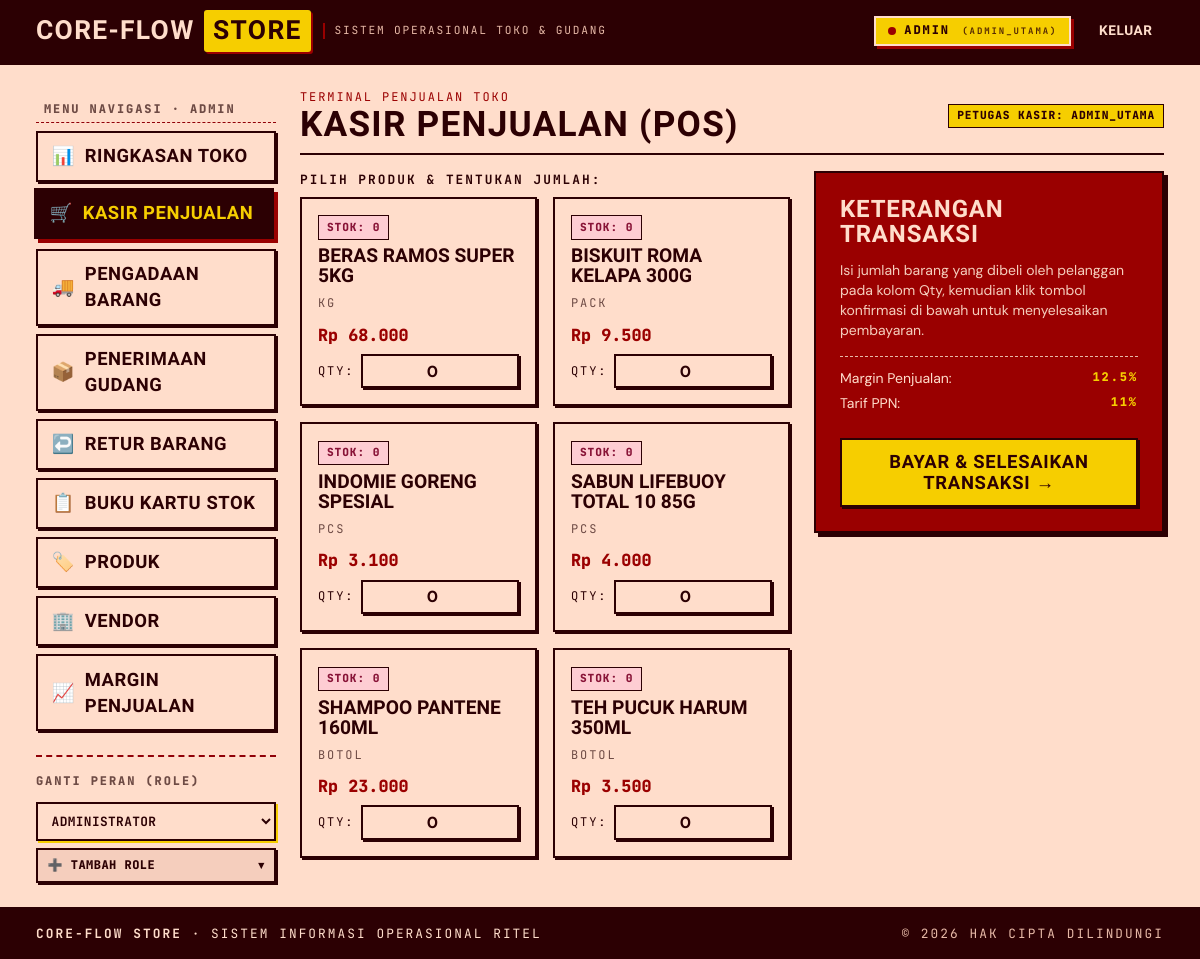
Page /pos.php on the committed database.
### tables this page shows
CREATE TABLE IF NOT EXISTS barang (
    idbarang INT AUTO_INCREMENT PRIMARY KEY,
    jenis CHAR(1) NOT NULL,
    nama VARCHAR(45) NOT NULL,
    idsatuan INT NOT NULL,
    status TINYINT DEFAULT 1,
    harga INT NOT NULL,
    CONSTRAINT fk_barang_satuan FOREIGN KEY (idsatuan) REFERENCES satuan (idsatuan)
);

CREATE TABLE IF NOT EXISTS satuan (
    idsatuan INT AUTO_INCREMENT PRIMARY KEY,
    nama_satuan VARCHAR(45) NOT NULL,
    status TINYINT DEFAULT 1
);

CREATE TABLE IF NOT EXISTS margin_penjualan (
    idmargin_penjualan INT AUTO_INCREMENT PRIMARY KEY,
    created_at TIMESTAMP DEFAULT CURRENT_TIMESTAMP,
    persen DOUBLE NOT NULL,
    status TINYINT DEFAULT 1,
    iduser INT NOT NULL,
    updated_at TIMESTAMP DEFAULT CURRENT_TIMESTAMP ON UPDATE CURRENT_TIMESTAMP,
    CONSTRAINT fk_margin_user FOREIGN KEY (iduser) REFERENCES user (iduser)
);

### config/database.php (called while the page is built, shortened)
<?php
function formatRupiah($val) {
    return 'Rp ' . number_format($val ?? 0, 0, ',', '.');
}
function getActiveMargin($pdo) {
    $stmt = $pdo->query("SELECT persen FROM margin_penjualan WHERE status = 1 ORDER BY updated_at DESC LIMIT 1");
    $res = $stmt->fetchColumn();
    return ($res !== false) ? (float)$res : 12.5;
}

### pos.php (the view, shortened to what this page needs)
<?php
require_once __DIR__ . '/config/database.php';
include __DIR__ . '/includes/header.php';
include __DIR__ . '/includes/sidebar.php';
$barangList = $pdo->query("
    SELECT b.*, s.nama_satuan,
           fn_cek_stok(b.idbarang) AS cur_stock
    FROM barang b
    LEFT JOIN satuan s ON b.idsatuan = s.idsatuan
    ORDER BY b.nama ASC
")->fetchAll();
$activeMargin = getActiveMargin($pdo);
?>
<div class="c-card-header" style="margin-bottom: var(--space-md);">
  <div>
    <div class="mono" style="color: var(--color-accent-2); font-size: 0.75rem;">TERMINAL PENJUALAN TOKO</div>
    <h1 class="dsp" style="font-size: 2.2rem; margin: 0;">KASIR PENJUALAN (POS)</h1>
  </div>
  <span class="mono badge badge-active">Petugas Kasir: <?= htmlspecialchars($currentUser['username']) ?></span>
</div>
<form method="POST" action="pos.php">
  <div class="pos-container">
    <div>
      <div class="mono" style="margin-bottom:var(--space-xs); font-weight:700; font-size:0.8rem;">
        PILIH PRODUK &amp; TENTUKAN JUMLAH:
      </div>
      <div class="product-grid">
        <?php foreach ($barangList as $b): ?>
          <div class="product-card">
            <div>
              <span class="mono badge <?= $b['cur_stock'] > 20 ? 'badge-inflow' : 'badge-outflow' ?>">
                Stok: <?= $b['cur_stock'] ?>
              </span>
              <h3 class="product-card__name" style="margin-top:0.4rem; font-size:1.2rem;"><?= htmlspecialchars($b['nama']) ?></h3>
              <span class="mono" style="color:var(--color-muted); font-size:0.75rem;"><?= htmlspecialchars($b['nama_satuan'] ?? '-') ?></span>
            </div>
            <div style="margin-top:0.6rem;">
              <div class="product-card__price"><?= formatRupiah($b['harga']) ?></div>
              <div style="display:flex; align-items:center; gap:0.4rem; margin-top:0.4rem;">
                <label class="mono" style="font-size:0.75rem;">Qty:</label>
                <input type="number" name="items[<?= $b['idbarang'] ?>]" value="0" min="0" max="<?= max(0, $b['cur_stock']) ?>" class="form-control" style="padding:0.3rem; text-align:center; font-weight:800;" <?= $b['cur_stock'] <= 0 ? 'disabled' : '' ?>>
              </div>
            </div>
          </div>
        <?php endforeach; ?>
      </div>
    </div>
    <div>
      <div class="c-card c-card--oxblood" style="padding: var(--space-lg);">
        <h3 class="dsp" style="font-size:1.5rem; margin:0 0 var(--space-sm); color:var(--color-paper);">
          KETERANGAN TRANSAKSI
        </h3>
        <p style="font-size:var(--text-sm); margin-bottom:var(--space-md); color:var(--color-paper-2);">
          Isi jumlah barang yang dibeli oleh pelanggan pada kolom Qty, kemudian klik tombol konfirmasi di bawah untuk menyelesaikan pembayaran.
        </p>
        <div style="border-top:1px dashed var(--color-paper-3); padding-top:var(--space-sm); font-size:var(--text-sm);">
          <div style="display:flex; justify-content:space-between; margin-bottom:0.3rem;">
            <span>Margin Penjualan:</span>
            <span class="mono" style="color:var(--color-accent); font-weight:800;"><?= $activeMargin ?>%</span>
          </div>
          <div style="display:flex; justify-content:space-between;">
            <span>Tarif PPN:</span>
            <span class="mono" style="color:var(--color-accent); font-weight:800;">11%</span>
          </div>
        </div>
        <button type="submit" class="btn btn-primary" style="width:100%; margin-top:var(--space-lg); font-size:1.15rem; padding:0.7rem;">
          Bayar &amp; Selesaikan Transaksi &rarr;
        </button>
      </div>
    </div>
  </div>
</form>
<?php include __DIR__ . '/includes/footer.php'; ?>

### tokens.css (style rules this page uses)
:root { color-scheme: light; --font-display: "Big Shoulders Display", "Anton", "Arial Black", ui-sans-serif, sans-serif; --font-body: "DM Sans", system-ui, -apple-system, sans-serif; --font-label: "JetBrains Mono", ui-monospace, monospace; --text-xs: 0.75rem; --text-sm: 0.875rem; --text-base: 1rem; --text-md: 1.125rem; --text-lg: 1.375rem; --text-xl: 1.875rem; --text-2xl: 2.5rem; --text-3xl: 3.5rem; --text-marquee: clamp(3.5rem, 9vw + 1rem, 8.5rem); --text-display: clamp(2.5rem, 6vw + 0.5rem, 5rem); --text-display-s: clamp(1.75rem, 3.5vw + 0.5rem, 3rem); --display-weight: 800; --display-width: 110; --display-style: normal; --lh-tight: 0.88; --lh-snug: 1.05; --lh-normal: 1.42; --lh-relaxed: 1.58; --tracking-display: 0.035em; --tracking-tight: -0.01em; --tracking-normal: 0; --tracking-label: 0.16em; --color-paper: oklch(92% 0.045 50); --color-paper-2: oklch(88% 0.050 45); --color-paper-3: oklch(82% 0.060 40); --color-rule: oklch(40% 0.18 25); --color-rule-2: oklch(18% 0.08 20); --color-muted: oklch(45% 0.05 30); --color-neutral: oklch(35% 0.06 25); --color-ink-2: oklch(28% 0.060 25); --color-ink: oklch(18% 0.080 20); --color-accent: oklch(86% 0.18 95); --color-accent-2: oklch(40% 0.21 25); --color-accent-ink: oklch(18% 0.080 20); --color-success: oklch(65% 0.18 145); --color-warning: oklch(75% 0.18 75); --color-danger: oklch(45% 0.22 28); --color-focus: oklch(40% 0.21 25); --space-3xs: 0.125rem; --space-2xs: 0.25rem; --space-xs: 0.5rem; --space-sm: 0.75rem; --space-md: 1rem; --space-lg: 1.5rem; --space-xl: 2.25rem; --space-2xl: 3.5rem; --space-3xl: 5rem; --page-max: 86rem; --page-gutter: clamp(1rem, 3vw, 2.25rem); --rule-hair: 1px; --rule-fine: 2px; --border-thick: 2px solid var(--color-ink); --border-heavy: 3px solid var(--color-ink); --radius-sm: 3px; --radius-card: 6px; --radius-pill: 999px; --shadow-sm: 2px 2px 0 var(--color-ink); --shadow-card: 4px 4px 0 var(--color-ink); --shadow-card-hover: 7px 7px 0 var(--color-accent-2); --shadow-heavy: 6px 6px 0 var(--color-ink); --ease-out: cubic-bezier(0.16, 1, 0.3, 1); --dur-micro: 120ms; --dur-short: 220ms; --dur-marquee: 34s; --z-base: 1; --z-sidebar: 100; --z-sticky-nav: 300; --z-modal: 1000; }

### rows in the picture
barang: cur_stock "0", nama "BERAS RAMOS SUPER 5KG", idsatuan.nama_satuan "KG", harga "Rp 68.000", max "0"
barang: cur_stock "0", nama "BISKUIT ROMA KELAPA 300G", idsatuan.nama_satuan "PACK", harga "Rp 9.500", max "0"
barang: cur_stock "0", nama "INDOMIE GORENG SPESIAL", idsatuan.nama_satuan "PCS", harga "Rp 3.100", max "0"
barang: cur_stock "0", nama "SABUN LIFEBUOY TOTAL 10 85G", idsatuan.nama_satuan "PCS", harga "Rp 4.000", max "0"
barang: cur_stock "0", nama "SHAMPOO PANTENE 160ML", idsatuan.nama_satuan "BOTOL", harga "Rp 23.000", max "0"
barang: cur_stock "0", nama "TEH PUCUK HARUM 350ML", idsatuan.nama_satuan "BOTOL", harga "Rp 3.500", max "0"
margin_penjualan: persen "12.5"

### other values in the picture
$currentRole "ADMIN"
$currentUser['username'] "ADMIN_UTAMA"
$m['icon'] "📊"
$m['label'] "RINGKASAN TOKO"
$m['icon'] "🛒"
$m['label'] "KASIR PENJUALAN"
$m['icon'] "🚚"
$m['label'] "PENGADAAN BARANG"
$m['icon'] "📦"
$m['label'] "PENERIMAAN GUDANG"
$m['icon'] "↩️"
$m['label'] "RETUR BARANG"
$m['icon'] "📋"
$m['label'] "BUKU KARTU STOK"
$m['icon'] "🏷️"
